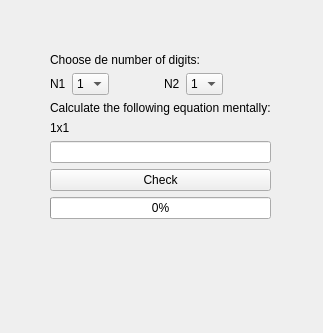
<?xml version="1.0" encoding="UTF-8"?>
<ui version="4.0">
 <class>MentalMathGameClass</class>
 <widget class="QMainWindow" name="MentalMathGameClass">
  <property name="geometry">
   <rect>
    <x>0</x>
    <y>0</y>
    <width>323</width>
    <height>333</height>
   </rect>
  </property>
  <property name="windowTitle">
   <string>MentalMathGame</string>
  </property>
  <widget class="QWidget" name="centralWidget">
   <widget class="QWidget" name="layoutWidget">
    <property name="geometry">
     <rect>
      <x>0</x>
      <y>0</y>
      <width>322</width>
      <height>331</height>
     </rect>
    </property>
    <layout class="QHBoxLayout" name="horizontalLayout">
     <item>
      <spacer name="horizontalSpacer">
       <property name="orientation">
        <enum>Qt::Horizontal</enum>
       </property>
       <property name="sizeHint" stdset="0">
        <size>
         <width>40</width>
         <height>20</height>
        </size>
       </property>
      </spacer>
     </item>
     <item>
      <layout class="QVBoxLayout" name="verticalLayout_2">
       <item>
        <spacer name="verticalSpacer">
         <property name="orientation">
          <enum>Qt::Vertical</enum>
         </property>
         <property name="sizeHint" stdset="0">
          <size>
           <width>20</width>
           <height>40</height>
          </size>
         </property>
        </spacer>
       </item>
       <item>
        <layout class="QVBoxLayout" name="verticalLayout">
         <item>
          <widget class="QLabel" name="label_2">
           <property name="text">
            <string>Choose de number of digits:</string>
           </property>
          </widget>
         </item>
         <item>
          <layout class="QHBoxLayout" name="horizontalLayout_2">
           <item>
            <widget class="QLabel" name="label_4">
             <property name="text">
              <string>N1</string>
             </property>
            </widget>
           </item>
           <item>
            <widget class="QComboBox" name="n1">
             <property name="currentText">
              <string>1</string>
             </property>
             <item>
              <property name="text">
               <string>1</string>
              </property>
             </item>
             <item>
              <property name="text">
               <string>2</string>
              </property>
             </item>
            </widget>
           </item>
           <item>
            <spacer name="horizontalSpacer_3">
             <property name="orientation">
              <enum>Qt::Horizontal</enum>
             </property>
             <property name="sizeHint" stdset="0">
              <size>
               <width>40</width>
               <height>20</height>
              </size>
             </property>
            </spacer>
           </item>
           <item>
            <widget class="QLabel" name="label_3">
             <property name="text">
              <string>N2</string>
             </property>
            </widget>
           </item>
           <item>
            <widget class="QComboBox" name="n2">
             <item>
              <property name="text">
               <string>1</string>
              </property>
             </item>
             <item>
              <property name="text">
               <string>2</string>
              </property>
             </item>
            </widget>
           </item>
           <item>
            <spacer name="horizontalSpacer_4">
             <property name="orientation">
              <enum>Qt::Horizontal</enum>
             </property>
             <property name="sizeHint" stdset="0">
              <size>
               <width>40</width>
               <height>20</height>
              </size>
             </property>
            </spacer>
           </item>
          </layout>
         </item>
         <item>
          <widget class="QLabel" name="label">
           <property name="sizePolicy">
            <sizepolicy hsizetype="Preferred" vsizetype="Preferred">
             <horstretch>0</horstretch>
             <verstretch>0</verstretch>
            </sizepolicy>
           </property>
           <property name="text">
            <string>Calculate the following equation mentally:</string>
           </property>
          </widget>
         </item>
         <item>
          <widget class="QLabel" name="equation">
           <property name="text">
            <string>1x1</string>
           </property>
          </widget>
         </item>
         <item>
          <widget class="QLineEdit" name="answer"/>
         </item>
         <item>
          <widget class="QPushButton" name="checkButton">
           <property name="text">
            <string>Check</string>
           </property>
           <property name="autoDefault">
            <bool>false</bool>
           </property>
           <property name="default">
            <bool>false</bool>
           </property>
          </widget>
         </item>
         <item>
          <widget class="QProgressBar" name="progressBar">
           <property name="value">
            <number>0</number>
           </property>
          </widget>
         </item>
         <item>
          <widget class="QLabel" name="feedback">
           <property name="text">
            <string/>
           </property>
          </widget>
         </item>
         <item>
          <widget class="QLabel" name="correctAnswer">
           <property name="text">
            <string/>
           </property>
          </widget>
         </item>
         <item>
          <widget class="QLabel" name="givenAnswer">
           <property name="text">
            <string/>
           </property>
          </widget>
         </item>
        </layout>
       </item>
       <item>
        <spacer name="verticalSpacer_2">
         <property name="orientation">
          <enum>Qt::Vertical</enum>
         </property>
         <property name="sizeHint" stdset="0">
          <size>
           <width>20</width>
           <height>40</height>
          </size>
         </property>
        </spacer>
       </item>
      </layout>
     </item>
     <item>
      <spacer name="horizontalSpacer_2">
       <property name="orientation">
        <enum>Qt::Horizontal</enum>
       </property>
       <property name="sizeHint" stdset="0">
        <size>
         <width>40</width>
         <height>20</height>
        </size>
       </property>
      </spacer>
     </item>
    </layout>
   </widget>
  </widget>
 </widget>
 <layoutdefault spacing="6" margin="11"/>
 <resources/>
 <connections/>
</ui>
